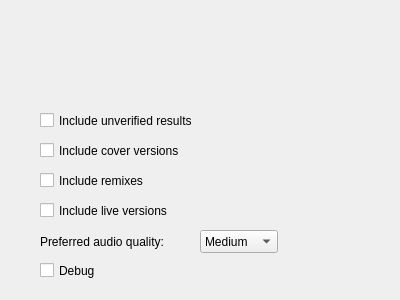
<?xml version="1.0" encoding="UTF-8"?>
<ui version="4.0">
 <class>Form</class>
 <widget class="QWidget" name="Form">
  <property name="geometry">
   <rect>
    <x>0</x>
    <y>0</y>
    <width>400</width>
    <height>300</height>
   </rect>
  </property>
  <property name="minimumSize">
   <size>
    <width>400</width>
    <height>300</height>
   </size>
  </property>
  <property name="windowTitle">
   <string>Form</string>
  </property>
  <widget class="QCheckBox" name="covers">
   <property name="geometry">
    <rect>
     <x>40</x>
     <y>140</y>
     <width>181</width>
     <height>21</height>
    </rect>
   </property>
   <property name="toolTip">
    <string>Check this if you want to include cover versions.</string>
   </property>
   <property name="text">
    <string>Include cover versions</string>
   </property>
  </widget>
  <widget class="QCheckBox" name="unverified">
   <property name="geometry">
    <rect>
     <x>40</x>
     <y>110</y>
     <width>181</width>
     <height>21</height>
    </rect>
   </property>
   <property name="toolTip">
    <string>Check this if you want to include unverified results.</string>
   </property>
   <property name="text">
    <string>Include unverified results</string>
   </property>
  </widget>  
  <widget class="QCheckBox" name="remixes">
   <property name="geometry">
    <rect>
     <x>40</x>
     <y>170</y>
     <width>181</width>
     <height>21</height>
    </rect>
   </property>
   <property name="toolTip">
    <string>Check this if you want to include remixes.</string>
   </property>
   <property name="text">
    <string>Include remixes</string>
   </property>
   <property name="checked">
    <bool>false</bool>
   </property>
  </widget>
  <widget class="QCheckBox" name="live">
   <property name="geometry">
    <rect>
     <x>40</x>
     <y>200</y>
     <width>181</width>
     <height>21</height>
    </rect>
   </property>
   <property name="toolTip">
    <string>Check this if you want to include live versions.</string>
   </property>
   <property name="text">
    <string>Include live versions</string>
   </property>
  </widget>
  <widget class="QLabel" name="youtube">
   <property name="geometry">
    <rect>
     <x>100</x>
     <y>20</y>
     <width>200</width>
     <height>73</height>
    </rect>
   </property>
   <property name="pixmap">
    <pixmap>youtube.png</pixmap>
   </property>
  </widget>
  <widget class="QComboBox" name="qualityDropdown">
   <property name="geometry">
    <rect>
     <x>200</x>
     <y>230</y>
     <width>78</width>
     <height>23</height>
    </rect>
   </property>
   <property name="toolTip">
    <string>Choose your preferred quality setting</string>
   </property>
   <property name="currentIndex">
    <number>1</number>
   </property>
   <item>
    <property name="text">
     <string>High</string>
    </property>
   </item>
   <item>
    <property name="text">
     <string>Medium</string>
    </property>
   </item>
   <item>
    <property name="text">
     <string>Low</string>
    </property>
   </item>
  </widget>
  <widget class="QLabel" name="label">
   <property name="geometry">
    <rect>
     <x>40</x>
     <y>230</y>
     <width>161</width>
     <height>23</height>
    </rect>
   </property>
   <property name="text">
    <string>Preferred audio quality:</string>
   </property>
  </widget>
  <widget class="QCheckBox" name="debug">
   <property name="geometry">
    <rect>
     <x>40</x>
     <y>260</y>
     <width>181</width>
     <height>21</height>
    </rect>
   </property>
   <property name="toolTip">
    <string>Check this to add verbose debug output.</string>
   </property>
   <property name="text">
    <string>Debug</string>
   </property>
  </widget>
 </widget>
 <resources/>
 <connections/>
</ui>
